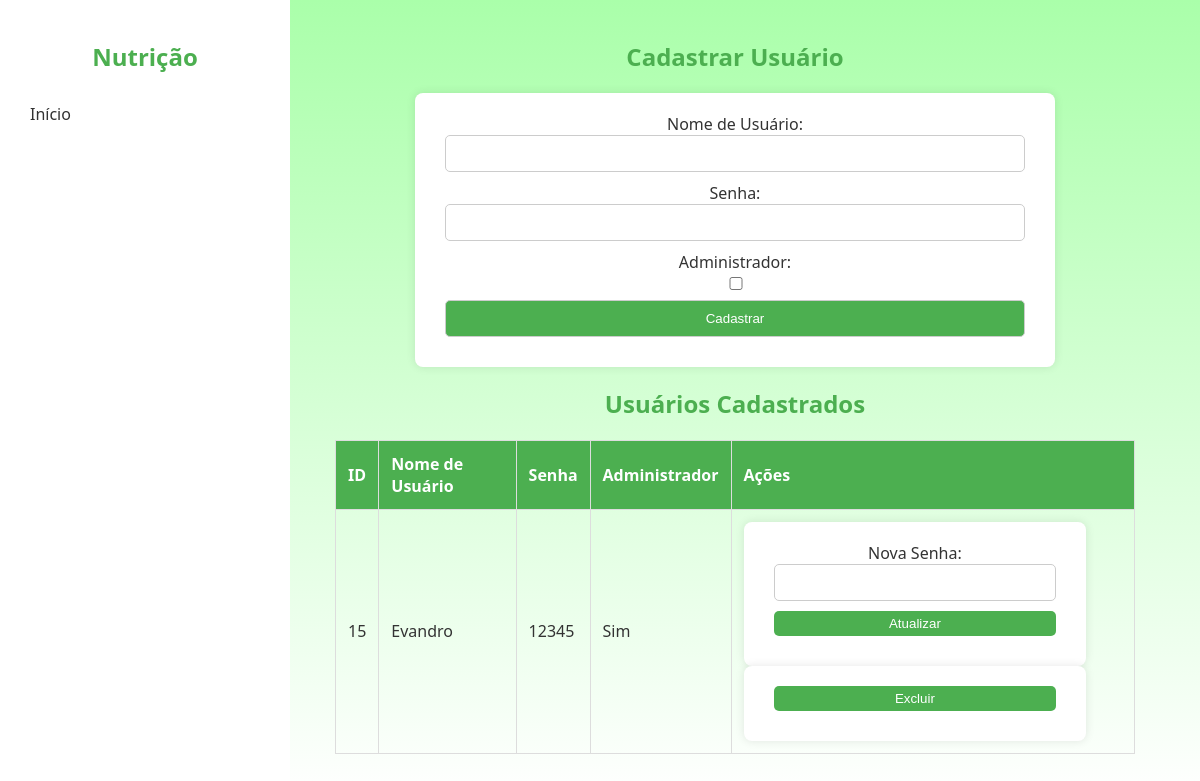
The app's page /Codigos/cadastrar_usuario.php (signed in) with its own data.
### tables this page shows
CREATE TABLE `usuarios` (
  `id` int(11) NOT NULL,
  `username` varchar(50) NOT NULL,
  `password` varchar(255) NOT NULL,
  `is_admin` tinyint(1) DEFAULT 0
);

### Codigos/cadastrar_usuario.php (the view, shortened to what this page needs)
<?php
$servername = "localhost";
$username = "root";
$password = "";
$dbname = "meubanco";
$conn = new mysqli($servername, $username, $password, $dbname);
$sql = "SELECT * FROM usuarios";
$result = $conn->query($sql);
?>
<!DOCTYPE html>
<html lang="pt-br">
<head>
</head>
<body>
    <div class="sidebar">
        <h2>Nutrição</h2>
        <a href="index.php">Início</a>
    </div>
    <div class="content">
        <h2>Cadastrar Usuário</h2>
        <form action="cadastrar_usuario.php" method="post">
            Nome de Usuário: <input type="text" name="username" required><br>
            Senha: <input type="password" name="password" required><br>
            Administrador: <input type="checkbox" name="is_admin"><br>
            <input type="submit" value="Cadastrar">
        </form>
        <h2>Usuários Cadastrados</h2>
        <table>
            <thead>
                <tr>
                    <th>ID</th>
                    <th>Nome de Usuário</th>
                    <th>Senha</th>
                    <th>Administrador</th>
                    <th>Ações</th>
                </tr>
            </thead>
            <tbody>
                <?php
                if ($result->num_rows > 0) {
                    while ($row = $result->fetch_assoc()) {
                        echo "<tr>
                                <td>{$row['id']}</td>
                                <td>{$row['username']}</td>
                                <td>{$row['password']}</td>
                                <td>" . ($row['is_admin'] ? 'Sim' : 'Não') . "</td>
                                <td>
                                    <form action='cadastrar_usuario.php' method='post' style='display:inline-block;'>
                                        <input type='hidden' name='user_id' value='{$row['id']}'>
                                        Nova Senha: <input type='password' name='new_password' required>
                                        <input type='submit' name='update_password' value='Atualizar' class='edit-button'>
                                    </form>
                                    <form action='cadastrar_usuario.php' method='post' style='display:inline-block;'>
                                        <input type='hidden' name='user_id' value='{$row['id']}'>
                                        <input type='submit' name='delete_user' value='Excluir' class='delete-button'>
                                    </form>
                                </td>
                              </tr>";
                    }
                } else {
                    echo "<tr><td colspan='5'>Nenhum usuário cadastrado</td></tr>";
                }
                ?>
            </tbody>
        </table>
    </div>
</body>
</html>

### Codigos/cadastrar_usuario.php (style rules this page uses)
body { font-family: 'Segoe UI', Tahoma, Geneva, Verdana, sans-serif; background: linear-gradient(to bottom, #aaffaa, #ffffff); color: #333; margin: 0; padding: 0; display: flex; min-height: 100vh; overflow-y: auto; }
.sidebar { width: 250px; background-color: #fff; color: #333; padding: 20px; height: 100vh; position: fixed; top: 0; left: 0; overflow-y: auto; }
.sidebar h2 { color: #4CAF50; text-align: center; }
.sidebar a { display: block; color: #333; padding: 10px; text-decoration: none; margin: 10px 0; }
.content { margin-left: 270px; padding: 20px; flex: 1; }
h2 { color: #4CAF50; margin-bottom: 20px; text-align: center; }
form { text-align: center; padding: 20px; border-radius: 8px; box-shadow: 0 0 10px rgba(0, 0, 0, 0.1); background-color: #fff; margin-bottom: 20px; width: 80%; max-width: 600px; margin: auto; }
input, select, textarea { margin-bottom: 10px; padding: 10px; width: calc(100% - 20px); box-sizing: border-box; border: 1px solid #ccc; border-radius: 5px; }
input[type="submit"] { background-color: #4CAF50; color: #fff; cursor: pointer; transition: background-color 0.3s; }
table { border-collapse: collapse; width: 100%; max-width: 800px; margin: auto; margin-top: 20px; }
th, td { border: 1px solid #ddd; padding: 12px; text-align: left; }
th { background-color: #4CAF50; color: white; }
.edit-button, .delete-button { background-color: #4CAF50; color: white; border: none; padding: 5px 10px; cursor: pointer; border-radius: 5px; text-decoration: none; }

### records on screen
usuarios: id "15", username "Evandro", password "12345", is_admin "Sim"
